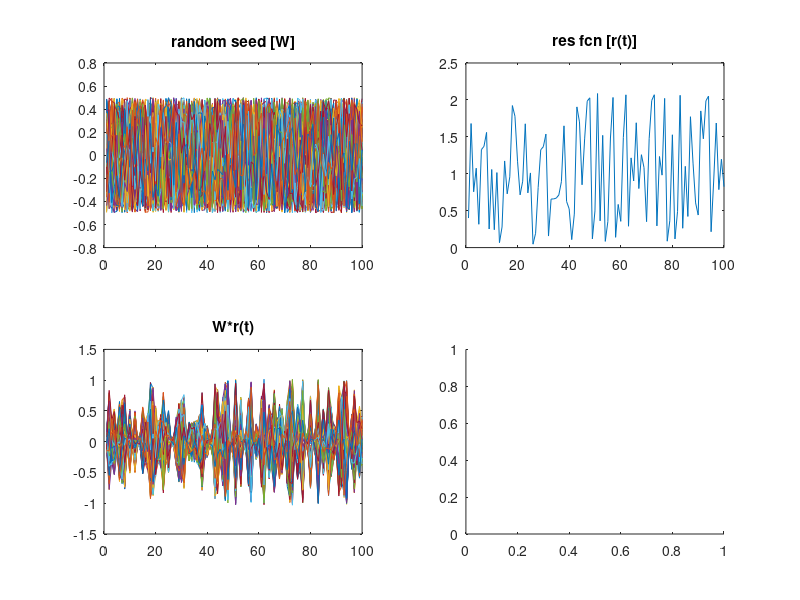

This figure's MATLAB source: (Note: this script raises an error after producing the figure.)
k = [0:0.01:1];                % length of time series
y_i = zeros(1,length(k));   % Pre-allocation
y_i2 = zeros(1,length(k));
ic = 0.4;
y_i(1) = ic;  % initial condition
y_i2(1) = ic;
a = 2.1;

res_size = 100;           % nxn size of the reservoir

% Solving the iterated solution
for i = 2:length(y_i)
    y_i(i) = a*mod(2*y_i(i - 1),1);
end

r_t = y_i(1:100);
%r_t = rand(res_size,res_size)-0.5;
rand( 'seed', 42 );
W = rand(res_size,res_size)-0.5;
% histogram(W);
% figure
subplot(2,2,1)
plot(W)
title('random seed [W]')
W = W.*r_t';

subplot(2,2,3)
plot(W)
title('W*r(t)')
subplot(2,2,2)
plot(r_t)
title('res fcn [r(t)]')


Fs = 100;           % Sampling frequency
t = -1:1/Fs:1;  % Time vector 
L = length(W);      % Signal length
Y = fft(W);
P2 = abs(Y/L);
P1 = P2(1:L/2+1);
P1(2:end-1) = 2*P1(2:end-1);
f = Fs*(0:(L/2))/L;

subplot(2,2,4)
% plot(f,P1) 
% title('FFT of W*r(t)')
% xlabel('freq (Hz)')
% ylabel('Amplitude')
% plot(W_in + W)
% title('Win*U + Wr(t)')
% figure
histogram(W);

% figure;
% % plot(tanh(W_in + W))
% plot(std(W_in + W))